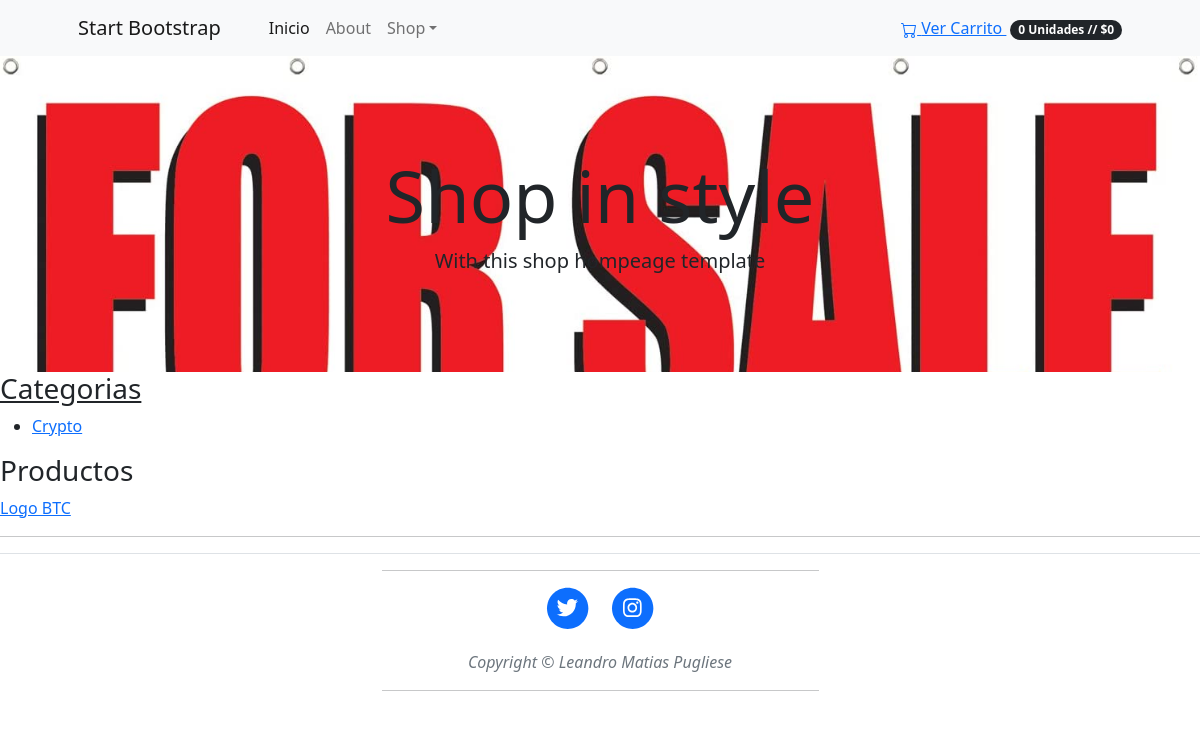
Before: /productos/ with the older database file.
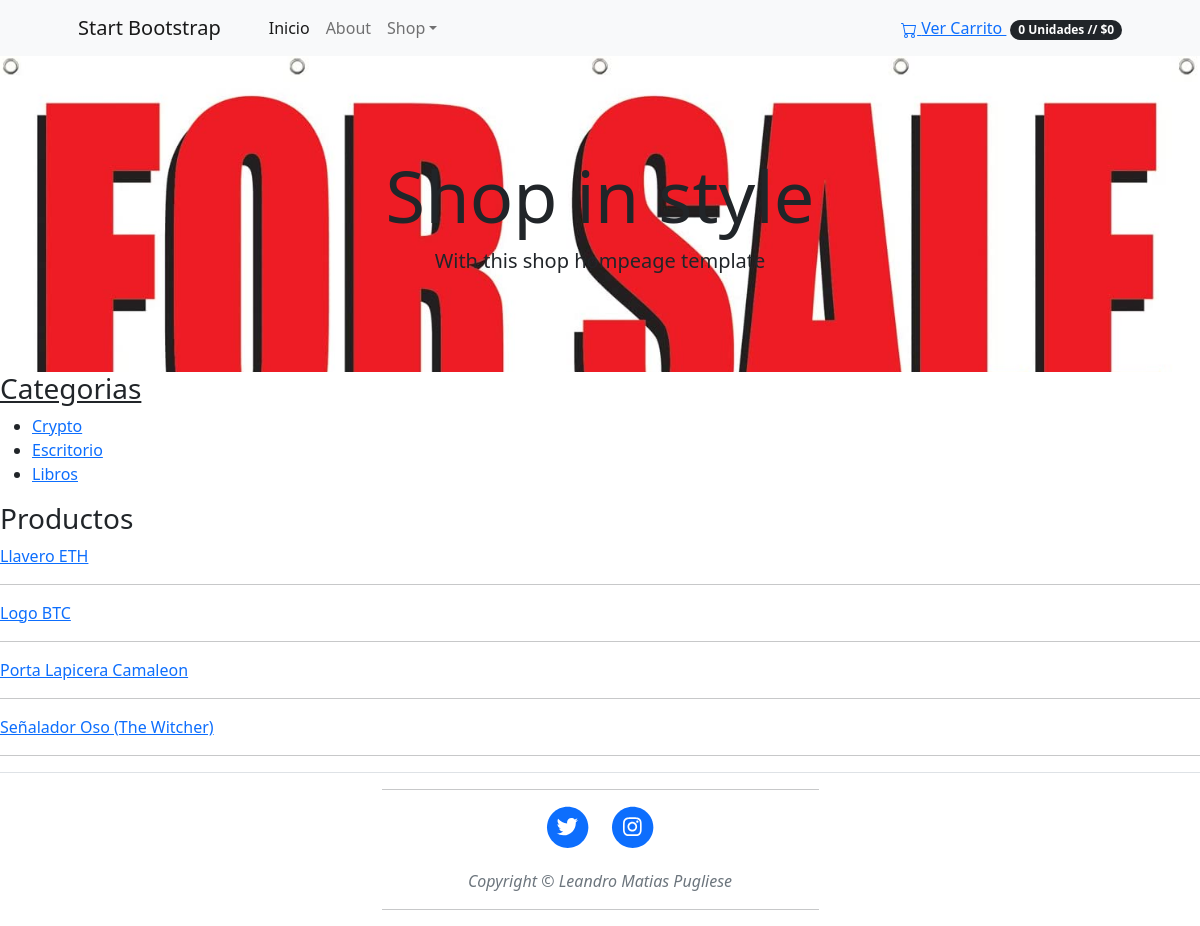
After: the same page with the newer database file.
### shop/models.py (models this page shows, shortened)
class Categoria(models.Model):
    nombre = models.CharField(max_length=200, db_index=True)
    slug = models.SlugField(max_length=200, unique=True)
    class Meta:
        ordering = ("nombre",)
        verbose_name = "categoria"
        verbose_name_plural = "categorias"
    def get_absolute_url(self):
        return reverse('shop:Producto_por_Categoria', args=[self.slug])

class Producto(models.Model):
    categoria = models.ForeignKey(Categoria, related_name="productos", on_delete=models.CASCADE)
    nombre = models.CharField(max_length=200, db_index=True)
    slug = models.SlugField(max_length=200, db_index=True)
    imagen = models.ImageField(upload_to="productos/%Y/%m/%d", blank=True)
    descripcion = models.TextField(blank=True)
    precio = models.DecimalField(max_digits=10, decimal_places=2)
    disponibilidad = models.BooleanField(default=True)
    fecha_creacion = models.DateTimeField(auto_now_add=True)
    fecha_actualizacion = models.DateField(auto_now=True)
    class Meta:
        ordering = ("nombre",)
        index_together = (("id", "slug"),)
    def get_absolute_url(self):
        return reverse("shop:Detalle_Producto", args=[self.id, self.slug])

### shop/views.py (the view)
# urls.py: path('productos/', views.lista_producto, name = "Lista_Productos"),
def lista_producto(request, categoria_slug=None):
    categoria = None
    categorias = Categoria.objects.all()
    productos = Producto.objects.filter(disponibilidad=True)
    if categoria_slug:
        categoria = get_object_or_404(Categoria, slug=categoria_slug)
        productos = productos.filter(categoria=categoria)
    return render(request, "shop/productos/lista.html",
    {
        "categoria": categoria,
        "categorias": categorias,
        "productos": productos
    })

### carrito/carrito.py (called while the page is built)
    def get_total_price(self):
        return sum(Decimal(item["precio"]) * item["quantity"] for item in self.carrito.values())

    def get_total_item(self):
        return sum(item["quantity"] for item in self.carrito.values())

### carrito/procesador_contexto.py (called while the page is built)
def carrito(request):
    return {'carrito': Carrito(request)}

### shop/templates/shop/productos/lista.html (shortened to what this page needs)
{% extends "shop/base.html" %}
{% load static %}
{% block contenido%}
<div id="sidebar">
    <h3><u>Categorias</u></h3>
    <ul>
        {% for object in categorias %}
            <li>
                <a href="{{object.get_absolute_url}}">{{object.nombre}}</a>
            </li>
        {% endfor %}
    </ul>
    <div id="main">
        <h3>Productos</h3>
        {% for object in productos %}
            <a href="{{object.get_absolute_url}}">{{object.nombre}}</a>
            <hr>
        {% endfor%}
    </div>
</div>
{% endblock %}

Changed rows visible on the page:
added Categoria: nombre "Escritorio"
added Categoria: nombre "Libros"
added Producto: nombre "Llavero ETH"
added Producto: nombre "Porta Lapicera Camaleon"
added Producto: nombre "Señalador Oso (The Witcher)"
